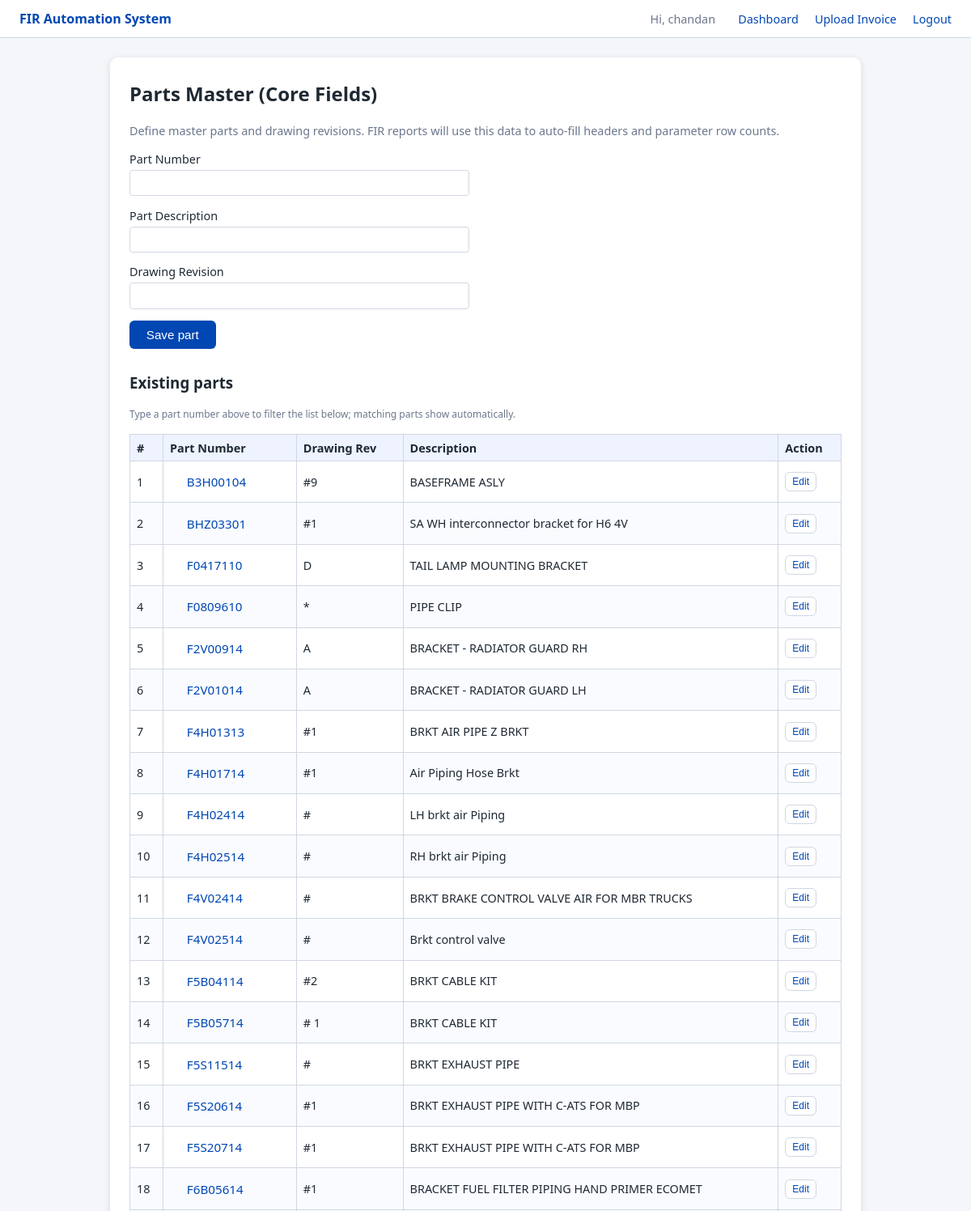
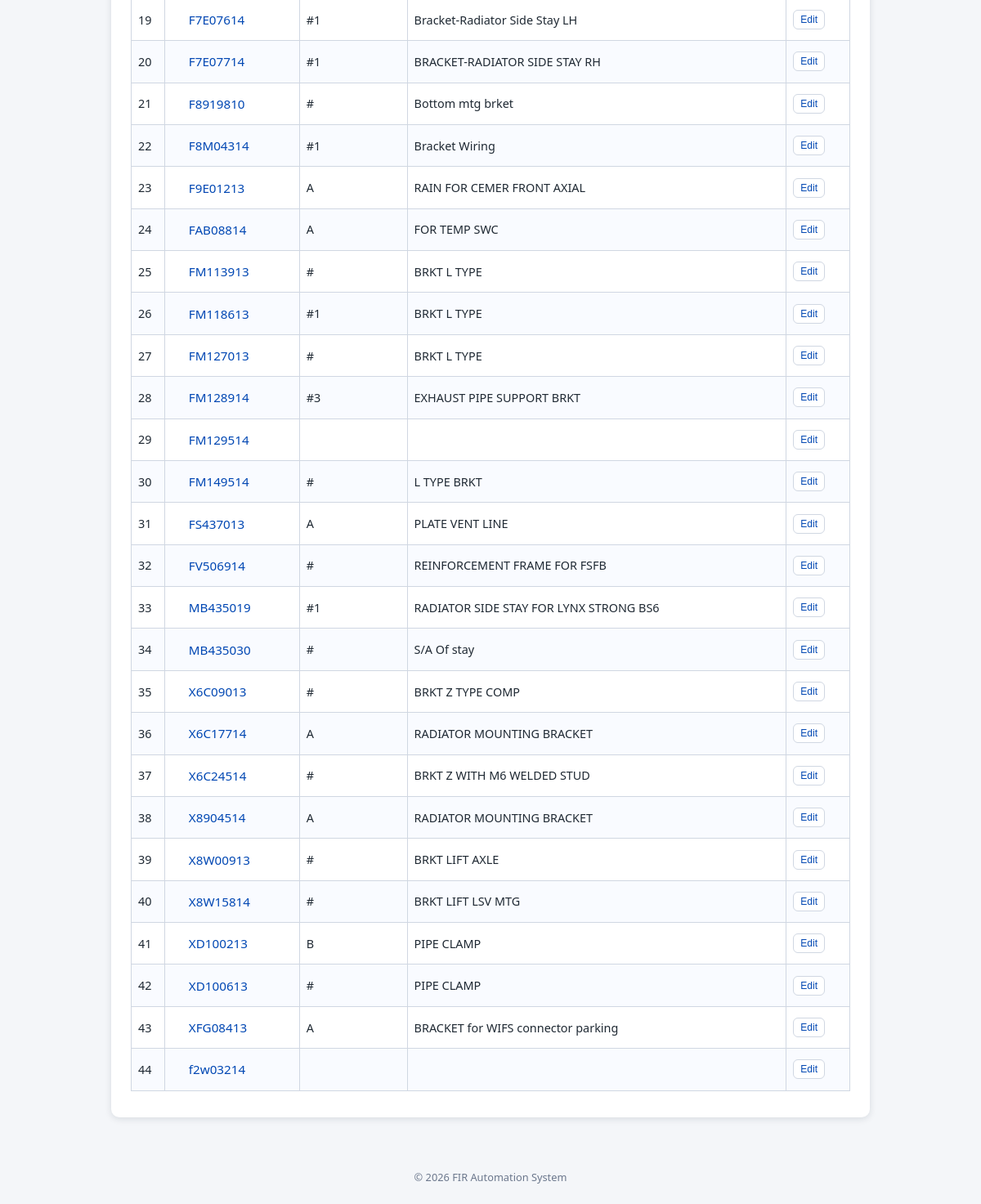
The app's page /parts (signed in) with its own data (2 pictures, top to bottom).
### tables this page shows
CREATE TABLE Users (
    id INTEGER PRIMARY KEY AUTOINCREMENT,
    name TEXT NOT NULL,
    email TEXT NOT NULL UNIQUE,
    password_hash TEXT NOT NULL
);

CREATE TABLE parts_master (
    part_id      INTEGER PRIMARY KEY AUTOINCREMENT,
    part_no      TEXT NOT NULL UNIQUE,
    drawing_rev  TEXT,
    description  TEXT
);

### app.py (the view, shortened to what this page needs)
    @app.route("/parts", methods=["GET", "POST"])
    @login_required
    def parts():
        conn = get_db_connection()
        parts = conn.execute(
            "SELECT part_id, part_no, drawing_rev, description FROM parts_master ORDER BY part_no"
        ).fetchall()
        conn.close()
        return render_template("parts.html", parts=parts)

### templates/parts.html (shortened to what this page needs)
{% extends "base.html" %}
{% block content %}
<section class="table-page">
  <h2>Parts Master (Core Fields)</h2>
  <p class="table-page__hint">
    Define master parts and drawing revisions. FIR reports will use this data to auto-fill headers and parameter row counts.
  </p>
  <form method="post" class="form" id="partForm">
    <div class="form__group">
      <label for="part_no">Part Number</label>
      <input id="part_no" name="part_no" type="text" required>
    </div>
    <div class="form__group">
      <label for="description">Part Description</label>
      <input id="description" name="description" type="text">
    </div>
    <div class="form__group">
      <label for="drawing_rev">Drawing Revision</label>
      <input id="drawing_rev" name="drawing_rev" type="text">
    </div>
    <button class="btn btn--primary" type="submit" id="submitPartBtn">Save part</button>
  </form>
  <h3 style="margin-top:1.8rem;">Existing parts</h3>
  <p class="table-page__hint" style="margin-top:0; font-size:12px;">Type a part number above to filter the list below; matching parts show automatically.</p>
  <div class="table-wrapper">
    <table class="data-table">
      <thead>
        <tr>
          <th>#</th>
          <th>Part Number</th>
          <th>Drawing Rev</th>
          <th>Description</th>
          <th>Action</th>
        </tr>
      </thead>
      <tbody>
        {% for p in parts %}
          <tr data-part-no="{{ (p['part_no'] or '') | e }}">
            <td class="row-index">{{ loop.index }}</td>
            <td>
              <a class="btn btn--link" href="{{ url_for('part_detail', part_id=p['part_id']) }}">
                {{ p["part_no"] }}
              </a>
            </td>
            <td>{{ p["drawing_rev"] or "" }}</td>
            <td>{{ p["description"] or "" }}</td>
            <td>
              <button type="button" class="btn btn--secondary btn-sm edit-part-btn" data-part-id="{{ p['part_id'] }}" data-part-no="{{ p['part_no'] | e }}" data-description="{{ p['description'] or '' | e }}" data-drawing-rev="{{ p['drawing_rev'] or '' | e }}">Edit</button>
            </td>
          </tr>
        {% else %}
          <tr>
            <td colspan="5">No parts defined yet.</td>
          </tr>
        {% endfor %}
      </tbody>
    </table>
  </div>
</section>
{% endblock %}

### templates/base.html (shortened to what this page needs)
<!doctype html>
<html lang="en">
<head>
  <link rel="stylesheet" href="{{ url_for('static', filename='css/main.css') }}">
</head>
<body>
  <header class="top-bar">
    <div class="top-bar__brand">
      <span class="brand-name">FIR Automation System</span>
    </div>
    <nav class="top-bar__nav">
      {% if session.get('user_id') %}
        <span class="top-bar__user">Hi, {{ session.get('user_name') }}</span>
        <a href="{{ url_for('dashboard') }}">Dashboard</a>
        <a href="{{ url_for('upload_invoice') }}">Upload Invoice</a>
        <a href="{{ url_for('logout') }}">Logout</a>
      {% else %}
        <a href="{{ url_for('landing') }}">Home</a>
        <a href="{{ url_for('login') }}">Login</a>
        <a href="{{ url_for('signup') }}">Sign up</a>
      {% endif %}
    </nav>
  </header>
  <main class="page-main">
    {% block content %}{% endblock %}
  </main>
  <footer class="page-footer">
    <span>&copy; {{ current_year }} FIR Automation System</span>
  </footer>
</body>
</html>

### static/css/main.css (style rules this page uses)
:root { --color-bg: #f4f6f9; --color-surface: #ffffff; --color-primary: #0047b3; --color-primary-dark: #003580; --color-accent: #00897b; --color-border: #d0d7e2; --color-text: #1f2933; --color-muted: #6b778c; --radius-sm: 4px; --radius-md: 6px; --shadow-soft: 0 2px 8px rgba(15, 35, 52, 0.12); }
*, *::before, *::after { box-sizing: border-box; }
body { margin: 0; font-family: system-ui, -apple-system, BlinkMacSystemFont, "Segoe UI", sans-serif; background: var(--color-bg); color: var(--color-text); }
a { color: var(--color-primary); text-decoration: none; }
.top-bar { position: sticky; top: 0; z-index: 10; display: flex; align-items: center; justify-content: space-between; padding: 0.75rem 1.5rem; background: #ffffff; border-bottom: 1px solid var(--color-border); }
.brand-name { font-weight: 600; color: var(--color-primary); }
.top-bar__nav a { margin-left: 1rem; font-size: 0.9rem; }
.top-bar__user { margin-right: 0.5rem; font-size: 0.9rem; color: var(--color-muted); }
.page-main { max-width: 960px; margin: 1.5rem auto 3rem; padding: 0 1rem; }
.page-footer { text-align: center; padding: 1rem 0 1.5rem; font-size: 0.8rem; color: var(--color-muted); }
.btn { display: inline-flex; align-items: center; justify-content: center; padding: 0.55rem 1.3rem; border-radius: var(--radius-md); border: none; font-size: 0.95rem; cursor: pointer; text-decoration: none; transition: background 0.15s ease, box-shadow 0.15s ease, transform 0.05s ease; }
.btn--primary { background: var(--color-primary); color: #ffffff; }
.btn--secondary { background: #ffffff; color: var(--color-primary); border: 1px solid var(--color-border); }
.auth, .upload, .dashboard, .table-page { background: var(--color-surface); border-radius: 10px; padding: 1.75rem 1.5rem 2rem; box-shadow: var(--shadow-soft); }
.auth h2, .upload h2, .dashboard h2, .table-page h2 { margin-top: 0; }
.form { margin-top: 1rem; max-width: 420px; }
.form__group { display: flex; flex-direction: column; margin-bottom: 0.9rem; }
.form__group label { font-size: 0.9rem; margin-bottom: 0.25rem; }
.form__group input[type="text"], .form__group input[type="email"], .form__group input[type="password"], .form__group input[type="number"], .form__group input[type="file"] { padding: 0.45rem 0.5rem; border-radius: var(--radius-sm); border: 1px solid var(--color-border); font-size: 0.9rem; }
.upload__hint, .table-page__hint { font-size: 0.9rem; color: var(--color-muted); }
.table-wrapper { margin-top: 1rem; overflow-x: auto; }
.data-table { width: 100%; border-collapse: collapse; font-size: 0.9rem; }
.data-table thead { background: #eef3ff; }
.data-table th, .data-table td { border: 1px solid var(--color-border); padding: 0.4rem 0.5rem; text-align: left; }
.data-table th { font-weight: 600; }
.data-table tbody tr:nth-child(even) { background-color: #f9fbff; }

### templates/parts.html (style rules this page uses)
.btn-sm { padding: 4px 8px; font-size: 12px; }

### records on screen
Users: get "chandan"
parts_master: part_no "B3H00104", drawing_rev "#9", description "BASEFRAME ASLY"
parts_master: part_no "BHZ03301", drawing_rev "#1", description "SA WH interconnector bracket for H6 4V"
parts_master: part_no "F0417110", drawing_rev "D", description "TAIL LAMP MOUNTING BRACKET"
parts_master: part_no "F0809610", drawing_rev "*", description "PIPE CLIP"
parts_master: part_no "F2V00914", drawing_rev "A", description "BRACKET - RADIATOR GUARD RH"
parts_master: part_no "F2V01014", drawing_rev "A", description "BRACKET - RADIATOR GUARD LH"
parts_master: part_no "F4H01313", drawing_rev "#1", description "BRKT AIR PIPE Z BRKT"
parts_master: part_no "F4H01714", drawing_rev "#1", description "Air Piping Hose Brkt"
parts_master: part_no "F4H02414", drawing_rev "#", description "LH brkt air Piping"
parts_master: part_no "F4H02514", drawing_rev "#", description "RH brkt air Piping"
parts_master: part_no "F4V02414", drawing_rev "#", description "BRKT BRAKE CONTROL VALVE AIR FOR MBR TRUCKS"
parts_master: part_no "F4V02514", drawing_rev "#", description "Brkt control valve"
parts_master: part_no "F5B04114", drawing_rev "#2", description "BRKT CABLE KIT"
parts_master: part_no "F5B05714", drawing_rev "# 1", description "BRKT CABLE KIT"
parts_master: part_no "F5S11514", drawing_rev "#", description "BRKT EXHAUST PIPE"
parts_master: part_no "F5S20614", drawing_rev "#1", description "BRKT EXHAUST PIPE WITH C-ATS FOR MBP"
parts_master: part_no "F5S20714", drawing_rev "#1", description "BRKT EXHAUST PIPE WITH C-ATS FOR MBP"
parts_master: part_no "F6B05614", drawing_rev "#1", description "BRACKET FUEL FILTER PIPING HAND PRIMER ECOMET"
parts_master: part_no "F7E07614", drawing_rev "#1", description "Bracket-Radiator Side Stay LH"
parts_master: part_no "F7E07714", drawing_rev "#1", description "BRACKET-RADIATOR SIDE STAY RH"
parts_master: part_no "F8919810", drawing_rev "#", description "Bottom mtg brket"
parts_master: part_no "F8M04314", drawing_rev "#1", description "Bracket Wiring"
parts_master: part_no "F9E01213", drawing_rev "A", description "RAIN FOR CEMER FRONT AXIAL"
parts_master: part_no "FAB08814", drawing_rev "A", description "FOR TEMP SWC"
parts_master: part_no "FM113913", drawing_rev "#", description "BRKT L TYPE"
parts_master: part_no "FM118613", drawing_rev "#1", description "BRKT L TYPE"
parts_master: part_no "FM127013", drawing_rev "#", description "BRKT L TYPE"
parts_master: part_no "FM128914", drawing_rev "#3", description "EXHAUST PIPE SUPPORT BRKT"
parts_master: part_no "FM129514"
parts_master: part_no "FM149514", drawing_rev "#", description "L TYPE BRKT"
parts_master: part_no "FS437013", drawing_rev "A", description "PLATE VENT LINE"
parts_master: part_no "FV506914", drawing_rev "#", description "REINFORCEMENT FRAME FOR FSFB"
parts_master: part_no "MB435019", drawing_rev "#1", description "RADIATOR SIDE STAY FOR LYNX STRONG BS6"
parts_master: part_no "MB435030", drawing_rev "#", description "S/A Of stay"
parts_master: part_no "X6C09013", drawing_rev "#", description "BRKT Z TYPE COMP"
parts_master: part_no "X6C17714", drawing_rev "A", description "RADIATOR MOUNTING BRACKET"
parts_master: part_no "X6C24514", drawing_rev "#", description "BRKT Z WITH M6 WELDED STUD"
parts_master: part_no "X8904514", drawing_rev "A", description "RADIATOR MOUNTING BRACKET"
parts_master: part_no "X8W00913", drawing_rev "#", description "BRKT LIFT AXLE"
parts_master: part_no "X8W15814", drawing_rev "#", description "BRKT LIFT LSV MTG"
parts_master: part_no "XD100213", drawing_rev "B", description "PIPE CLAMP"
parts_master: part_no "XD100613", drawing_rev "#", description "PIPE CLAMP"
parts_master: part_no "XFG08413", drawing_rev "A", description "BRACKET for WIFS connector parking"
parts_master: part_no "f2w03214"
